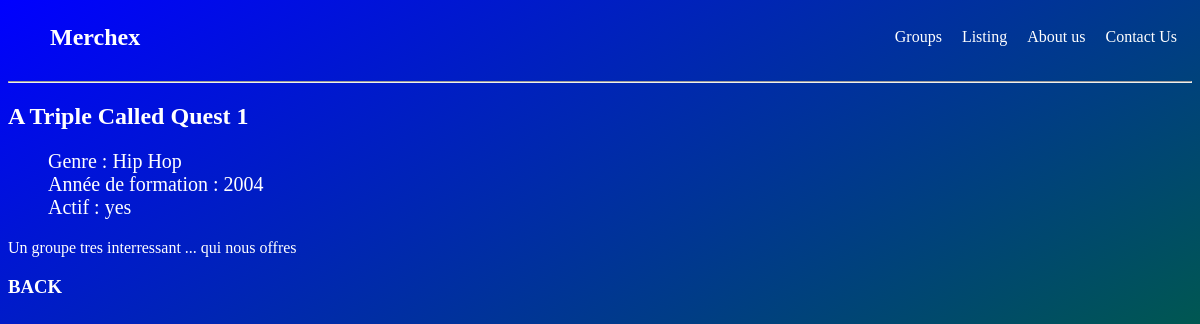
The page /bands/9/ on the database its author committed.
### listings/models.py (models this page shows, shortened)
class Band(models.Model):
    class Genre(models.TextChoices):
        HIP_HOP = 'HH'
        SYNTH_POP = 'SP'
        ALTERNATIVE_ROCK = 'AR'
        BIKUTSI = 'B'
        POP = 'PP'
    name = models.fields.CharField(max_length=100)
    genre= models.fields.CharField(choices= Genre.choices, max_length=5)
    biography = models.fields.CharField(max_length=50)
    year_formed = models.fields.IntegerField( validators=[MinValueValidator(1990),MaxValueValidator(2025)])
    active = models.fields.BooleanField(default=True)
    official_homepage = models.fields.URLField(null=True, blank=True)

### listings/views.py (the view)
# urls.py: path("bands/<int:band_id>/",views.band_detail, name='band-detail'),
def band_detail(request, band_id):
    band = Band.objects.get( id = band_id)
    return render(request, 'listings/band_detail.html',{'band' : band})

### listings/templates/listings/band_detail.html (shortened to what this page needs)
{% extends 'listings/base.html' %}
{% block content %}
        <h2>{{ band.name }}</h2>
        <ul>
            <li>Genre : {{ band.get_genre_display }}</li>
            <li>Année de formation : {{ band.year_formed }}</li>
            <li>Actif : {{ band.active | yesno }}</li>
        </ul>
        <p>{{ band.biography }}</p>
        <h3><a href="{% url 'band-list' %}">BACK</a></h3>
{% endblock %}

### listings/static/listings/styles.css (style rules this page uses)
body { background: linear-gradient(150deg,blue,green); background-repeat: no-repeat; background-size: 100% 100vh; color: white ; }
li { color: white; }
ul { list-style: none; font-size: 20px; }
a { text-decoration: none; color: white; }

### rows shown on the page
Band: name "A Triple Called Quest 1", genre "Hip Hop", year_formed "2004", active "yes", biography "Un groupe tres interressant ... qui nous offres"
